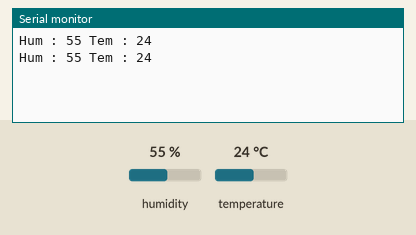
A sketch run on a simulated Arduino Uno, built with avr-gcc and run on an emulated ATmega328P. On the bench: the last lines printed to the serial monitor. Inputs (shaded band) come from the test bench; at power-on: humidity 55 %, temperature 24 °C.

Above: at 3.8 s.
3.9 s: humidity set to 22 %
At 7.4 s:
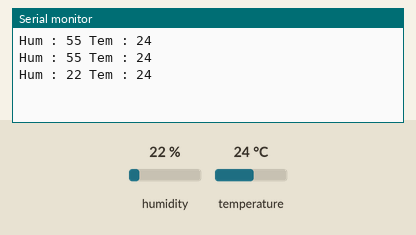
7.8 s: temperature set to 12 °C
At 10.5 s:
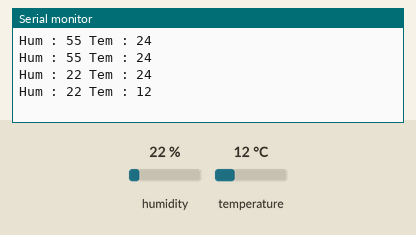
11.7 s: humidity set to 40 %
At 12.5 s:
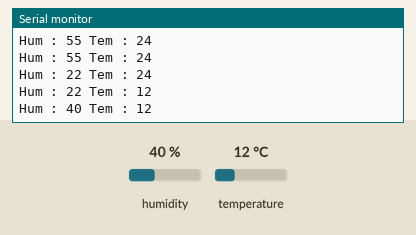
Timing chart, 0 to 14.7 s (numbered marks = the images above; inputs shaded):
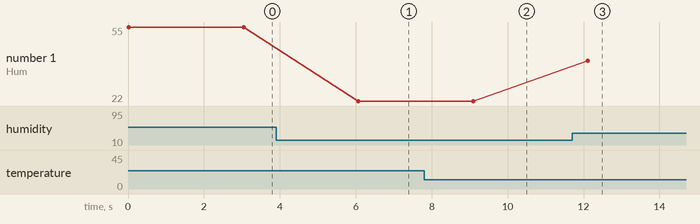

The sketch:

DHTtester.ino
```cpp
#include "DHT.h"

#define DHT_PIN 2
#define DHTTYPE DHT11

int hum;
int temp;

DHT dht(DHT_PIN, DHTTYPE);

void setup() {
  Serial.begin(9600);
}

void loop() {
  hum =  dht.readHumidity();
  temp = dht.readTemperature();

  Serial.print("Hum : ");
  Serial.print(hum);
  Serial.print(" Tem : ");
  Serial.print(temp);
  Serial.print("\n");
  delay(3000);
}


// https://it-g-house.tistory.com/9
```

Measured:
- after the input at 3.9 s, the serial monitor: prints a new line after 2.2 s (image 1)
- after the input at 7.8 s, the serial monitor: prints a new line after 1.3 s (image 2)
- after the input at 11.7 s, the serial monitor: prints a new line after 0.42 s (image 3)
- plotted number 1: 55 → 22 after the input at 3.9 s, 22 → 40 after the input at 11.7 s
